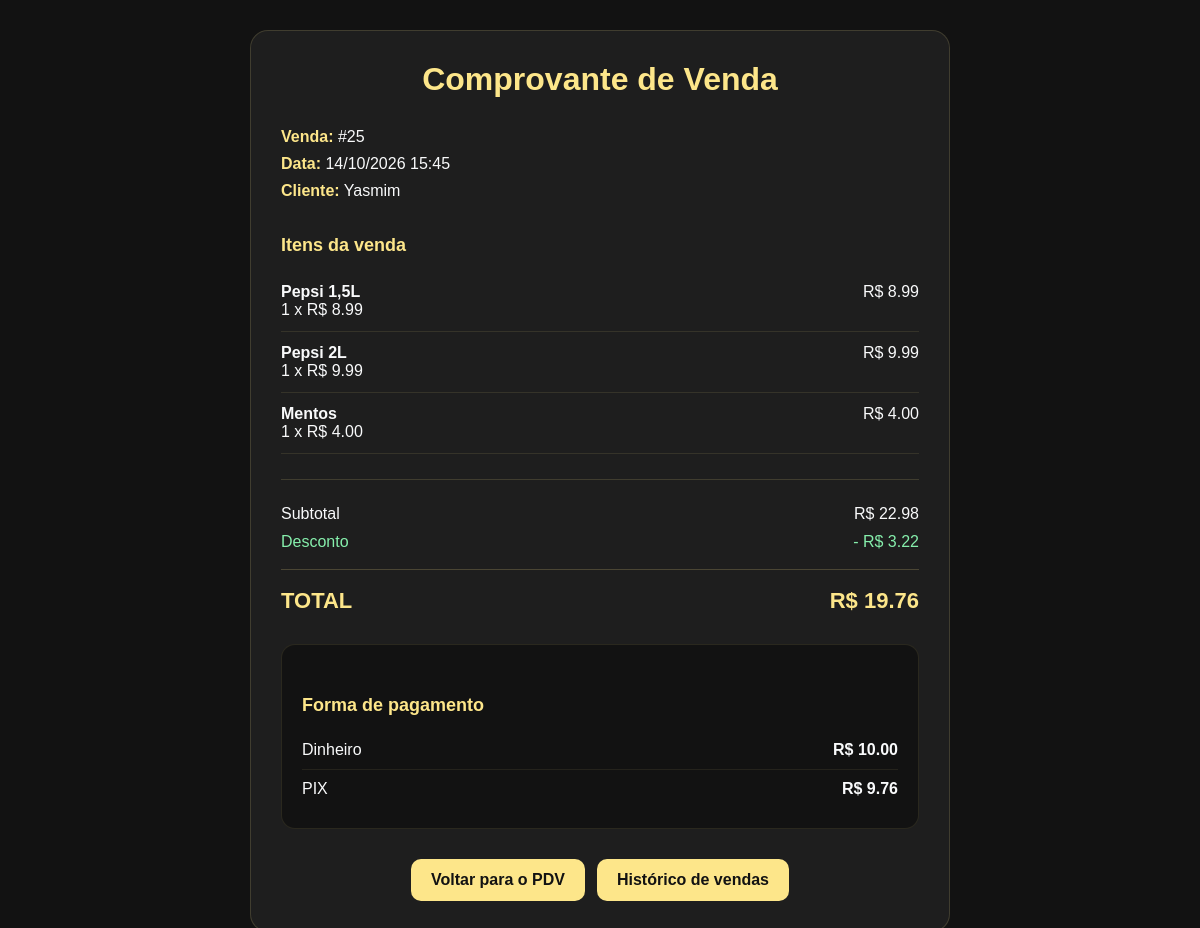
/pdv/venda/25 (signed in), run on the app's committed database.
### app/models/venda.py (models this page shows, shortened)
class Venda(Base):
    __tablename__ = "vendas"
    id = Column(Integer, primary_key=True, index=True)
    cliente_id = Column(
        Integer,
        ForeignKey("clientes.id", ondelete="SET NULL"),
        nullable=True
    )
    usuario_id = Column(
        Integer,
        ForeignKey("usuarios.id", ondelete="SET NULL"),
        nullable=True
    )
    total_bruto = Column(
        Float,
        nullable=False,
        default=0.0
    )
    total_liquido = Column(
        Float,
        nullable=False,
        default=0.0
    )
    desconto = Column(
        Float,
        nullable=False,
        default=0.0
    )
    tipo_desconto = Column(
        String(20),
        nullable=True
    )
    forma_pagamento_1 = Column(
        String(50),
        nullable=True
    )
    valor_pagamento_1 = Column(
        Float,
        nullable=False,
        default=0.0
    )
    forma_pagamento_2 = Column(
        String(50),
        nullable=True
    )
    valor_pagamento_2 = Column(
        Float,
        nullable=False,
        default=0.0
    )
    observacao = Column(
        String(255),
        nullable=True
    )
    criado_em = Column(
        DateTime,
        server_default=func.now()
    )
    cliente = relationship(
        "Cliente",
        back_populates="vendas"
    )
    usuario = relationship(
        "Usuario",
        backref="vendas"
    )
    itens = relationship(
        "ItemVenda",
        back_populates="venda",
        cascade="all, delete-orphan"
    )

class ItemVenda(Base):
    __tablename__ = "itens_venda"
    id = Column(
        Integer,
        primary_key=True,
        index=True
    )
    venda_id = Column(
        Integer,
        ForeignKey("vendas.id", ondelete="CASCADE"),
        nullable=False
    )
    produto_id = Column(
        Integer,
        ForeignKey("produtos.id", ondelete="SET NULL"),
        nullable=True
    )
    produto_nome = Column(
        String(150),
        nullable=False
    )
    quantidade = Column(
        Integer,
        nullable=False
    )
    preco_unitario = Column(
        Float,
        nullable=False
    )
    venda = relationship(
        "Venda",
        back_populates="itens"
    )
    produto = relationship(
        "Produto",
        backref="itens_venda"
    )

### app/models/cliente.py (models this page shows, shortened)
class Cliente(Base):
    __tablename__ = "clientes"
    id = Column(
        Integer,
        primary_key=True,
        index=True
    )
    nome = Column(
        String(150),
        nullable=False,
        index=True
    )
    telefone = Column(
        String(20),
        nullable=True
    )
    is_associado = Column(
        Boolean,
        default=False,
        nullable=False
    )
    ativo = Column(
        Boolean,
        default=True
    )
    criado_em = Column(
        DateTime,
        server_default=func.now()
    )
    vendas = relationship(
        "Venda",
        back_populates="cliente"
    )

### app/controllers/pdv_controller.py (the view)
@router.get("/venda/{venda_id}")
def detalhe_venda(
    venda_id: int,
    request: Request,
    db: Session = Depends(get_db),
    usuario=Depends(get_usuario_logado)
):
    venda = (
        db.query(Venda)
        .filter(Venda.id == venda_id)
        .first()
    )
    if not venda:
        return RedirectResponse(
            url="/pdv/",
            status_code=303
        )
    return templates.TemplateResponse(
        request,
        "pdv/comprovante.html",
        {
            "request": request,
            "usuario": usuario,
            "venda": venda
        }
    )

### app/templates/pdv/comprovante.html (shortened to what this page needs)
<!DOCTYPE html>
<html lang="pt-BR">
<head>
</head>
<body>
    <div class="comprovante">
        <h1>Comprovante de Venda</h1>
        <div class="informacoes">
            <div>
                <strong>Venda:</strong>
                #{{ venda.id }}
            </div>
            <div>
                <strong>Data:</strong>
                {{ venda.criado_em.strftime("%d/%m/%Y %H:%M") if venda.criado_em else "-" }}
            </div>
            <div>
                <strong>Cliente:</strong>
                {% if venda.cliente %}
                    {{ venda.cliente.nome }}
                {% else %}
                    Cliente não informado
                {% endif %}
            </div>
        </div>
        <h2>Itens da venda</h2>
        {% for item in venda.itens %}
        <div class="item">
            <div class="item-nome">
                <strong>{{ item.produto_nome }}</strong>
                <br>
                {{ item.quantidade }} x
                R$ {{ "%.2f"|format(item.preco_unitario) }}
            </div>
            <div class="item-valor">
                R$ {{ "%.2f"|format(item.subtotal) }}
            </div>
        </div>
        {% endfor %}
        <div class="totais">
            <div class="total-linha">
                <span>Subtotal</span>
                <span>
                    R$ {{ "%.2f"|format(venda.total_bruto) }}
                </span>
            </div>
            {% if venda.desconto and venda.desconto > 0 %}
            <div class="total-linha desconto">
                <span>Desconto</span>
                <span>
                    - R$ {{ "%.2f"|format(venda.desconto) }}
                </span>
            </div>
            {% endif %}
            <div class="total-final">
                <span>TOTAL</span>
                <span>
                    R$ {{ "%.2f"|format(venda.total_liquido) }}
                </span>
            </div>
        </div>
        <div class="pagamentos">
            <h2>Forma de pagamento</h2>
            {% if venda.forma_pagamento_1 %}
            <div class="pagamento">
                <span class="forma-pagamento">
                    {% if venda.forma_pagamento_1 == "dinheiro" %}
                        Dinheiro
                    {% elif venda.forma_pagamento_1 == "pix" %}
                        PIX
                    {% elif venda.forma_pagamento_1 == "cartao_credito" %}
                        Cartão de crédito
                    {% elif venda.forma_pagamento_1 == "cartao_debito" %}
                        Cartão de débito
                    {% else %}
                        {{ venda.forma_pagamento_1 }}
                    {% endif %}
                </span>
                <strong>
                    R$ {{ "%.2f"|format(venda.valor_pagamento_1) }}
                </strong>
            </div>
            {% endif %}
            {% if venda.forma_pagamento_2 and venda.valor_pagamento_2 > 0 %}
            <div class="pagamento">
                <span class="forma-pagamento">
                    {% if venda.forma_pagamento_2 == "dinheiro" %}
                        Dinheiro
                    {% elif venda.forma_pagamento_2 == "pix" %}
                        PIX
                    {% elif venda.forma_pagamento_2 == "cartao_credito" %}
                        Cartão de crédito
                    {% elif venda.forma_pagamento_2 == "cartao_debito" %}
                        Cartão de débito
                    {% else %}
                        {{ venda.forma_pagamento_2 }}
                    {% endif %}
                </span>
                <strong>
                    R$ {{ "%.2f"|format(venda.valor_pagamento_2) }}
                </strong>
            </div>
            {% endif %}
        </div>
        <div class="botoes">
            <a href="/pdv/" class="botao">
                Voltar para o PDV
            </a>
            <a href="/pdv/historico" class="botao">
                Histórico de vendas
            </a>
        </div>
    </div>
</body>
</html>

### app/templates/pdv/comprovante.html (style rules this page uses)
body { margin: 0; padding: 30px; background: #121212; color: #F9FAFB; font-family: Arial, sans-serif; }
.comprovante { max-width: 700px; margin: 0 auto; background: #1E1E1E; border: 1px solid rgba(253, 230, 138, 0.15); border-radius: 18px; padding: 30px; box-sizing: border-box; }
h1 { text-align: center; color: #FDE68A; margin-top: 0; margin-bottom: 25px; }
h2 { color: #FDE68A; font-size: 18px; margin-top: 30px; margin-bottom: 15px; }
.informacoes { margin-bottom: 25px; line-height: 1.7; }
.informacoes strong { color: #FDE68A; }
.item { display: flex; justify-content: space-between; gap: 20px; padding: 12px 0; border-bottom: 1px solid rgba(253, 230, 138, 0.10); }
.item-nome { flex: 1; }
.item-valor { white-space: nowrap; }
.totais { margin-top: 25px; padding-top: 15px; border-top: 1px solid rgba(253, 230, 138, 0.15); }
.total-linha { display: flex; justify-content: space-between; gap: 20px; margin: 10px 0; }
.desconto { color: #86EFAC; }
.total-final { display: flex; justify-content: space-between; gap: 20px; margin-top: 18px; padding-top: 18px; border-top: 1px solid rgba(253, 230, 138, 0.20); color: #FDE68A; font-size: 22px; font-weight: bold; }
.pagamentos { margin-top: 30px; padding: 20px; background: #121212; border-radius: 14px; border: 1px solid rgba(253, 230, 138, 0.10); }
.pagamento { display: flex; justify-content: space-between; gap: 20px; padding: 10px 0; border-bottom: 1px solid rgba(253, 230, 138, 0.08); }
.pagamento:last-child { border-bottom: none; }
.forma-pagamento { text-transform: capitalize; }
.botoes { display: flex; justify-content: center; gap: 12px; margin-top: 30px; }
.botao { display: inline-block; padding: 12px 20px; border-radius: 10px; text-decoration: none; background: #FDE68A; color: #121212; font-weight: bold; transition: 0.2s; }

### data on the page
Venda: id "25", criado_em "14/10/2026 15:45", total_bruto "22.98", desconto "3.22", total_liquido "19.76", valor_pagamento_1 "10.00", valor_pagamento_2 "9.76"
Cliente: cliente.nome "Yasmim"
ItemVenda: produto_nome "Pepsi 1,5L", quantidade "1", preco_unitario "8.99", subtotal "8.99"
ItemVenda: produto_nome "Pepsi 2L", quantidade "1", preco_unitario "9.99", subtotal "9.99"
ItemVenda: produto_nome "Mentos", quantidade "1", preco_unitario "4.00", subtotal "4.00"
